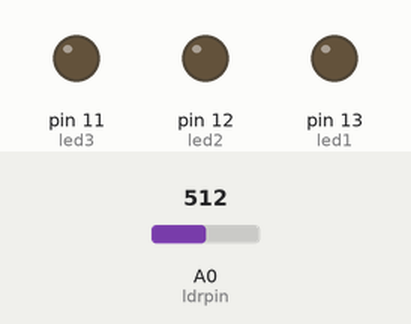
Bench run of a sketch on a simulated Arduino Uno, built with avr-gcc and run on an emulated ATmega328P. Shown: output pins drawn as LEDs (lit = HIGH). The inputs (shaded band) are chosen by the test bench; at power-on: A0 (ldrpin) = 512.

Above: at 1.2 s.
1.3 s: A0 (ldrpin) set to 417
2.8 s: A0 (ldrpin) set to 384
At 4.0 s:
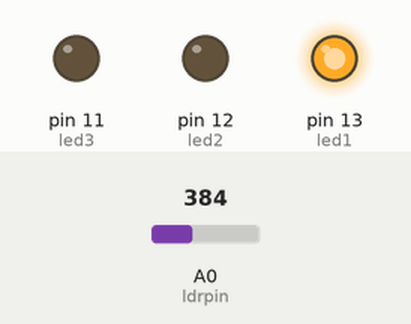
4.3 s: A0 (ldrpin) set to 215
5.8 s: A0 (ldrpin) set to 183
At 6.3 s:
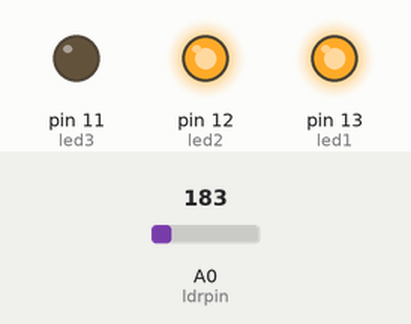
7.3 s: A0 (ldrpin) set to 111
8.8 s: A0 (ldrpin) set to 95
At 9.8 s:
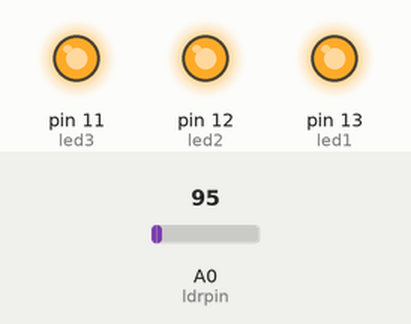
Timing chart, 0 to 11.3 s (numbered marks = the images above; inputs shaded):
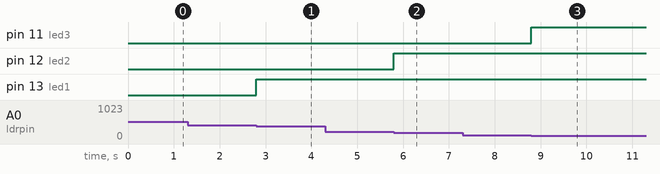

The sketch:

assi.ino
```cpp
const int led1 = 13;
const int led2 = 12;
const int led3 = 11;
const int ldrpin = A0;

void setup() {
  Serial.begin(9600);
  pinMode(led1, OUTPUT);
  pinMode(led2, OUTPUT);
  pinMode(led3, OUTPUT);
  pinMode(ldrpin,INPUT);
}

void loop() {
  int ldrstatus = analogRead(ldrpin);
  // the next line is to chech whether our conditionals is wright or wrong
  // serial.println(ldrstatus);
  // The first conditional is mainly for high light intensity
  // It is going to return a 0 value
  if (ldrstatus > 400){
    digitalWrite(led1, LOW);
    digitalWrite(led2, LOW);
    digitalWrite(led3, LOW);
  }
  // The second conditionals is going to turn on one led
  else if ((ldrstatus > 200) && (ldrstatus < 401)){
    digitalWrite(led1, HIGH);
    digitalWrite(led2, LOW);
    digitalWrite(led3, LOW);
  }
  // The third conditional would turn on two led because it is dim
  else if ((ldrstatus > 100) && (ldrstatus < 201)){
    digitalWrite(led1, HIGH);
    digitalWrite(led2, HIGH);
    digitalWrite(led3, LOW);
  }
  // The last one would turn on all the lights because the ldr said it is dark
  else {
    digitalWrite(led1, HIGH);
    digitalWrite(led2, HIGH);
    digitalWrite(led3, HIGH);
  }
}
```

Measured:
- the behaviour switches between 401 and 400 on A0 (ldrpin) (found by bisection; images 0 and 1)
- the behaviour switches between 201 and 200 on A0 (ldrpin) (found by bisection; images 1 and 2)
- the behaviour switches between 101 and 100 on A0 (ldrpin) (found by bisection; images 2 and 3)
- after the input at 1.3 s, every drawn part: stays the same
- after the input at 2.8 s, pin 13 (led1): LOW → HIGH at once
- after the input at 4.3 s, every drawn part: stays the same
- after the input at 5.8 s, pin 12 (led2): LOW → HIGH at once
- after the input at 7.3 s, every drawn part: stays the same
- after the input at 8.8 s, pin 11 (led3): LOW → HIGH at once
